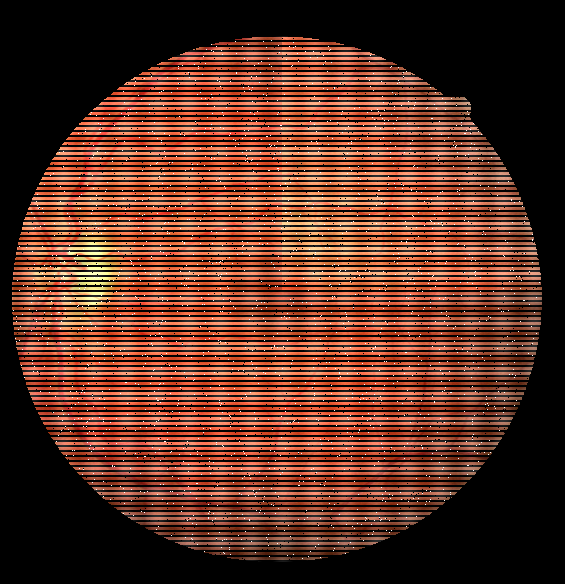
#> input picture project/final_project/Project/Submitdemo_Proj1/Origin/1.png, 565 x 584 px; its folder holds only this picture in this run
$ jupyter execute Submit_demo.ipynb
#> lines starting #> are read from the running program, lines starting #| are printed output that depends on the picture; after the words box and inside, x2 and y2 are one past the last pixel; in counts of white or black regions, pixels touching at a corner belong together
# **生物医学图像处理 - Project 1提交模板**

同学们好，

本文件是你的作业提交核心模板。你的任务是**在此文件中实现你的图像处理/预测算法**。

**⚠️ 【数据与评测机制说明】 ⚠️**

1.  **关于训练数据**：助教在**之前**已经发放了带有金标准的完整数据集。无论你是调试传统算法，还是训练机器学习模型，都请使用那个数据集。
2.  **关于当前文件夹的模拟数据**：你现在看到的这个目录下的 `Origin` 和 `GT` 文件夹，仅仅是为了让你**模拟最终的隐藏测试环境**，验证你的代码能否顺利跑通的。
3.  **关于最终评测**：你提交代码后，助教会把你写的代码放入一个**只有隐藏 `Origin` 测试集**的全新环境中运行。
4.  **🚨 警告 🚨**：在最终的评测环境中，**代码是绝对无法访问 `GT` 文件夹的**！因此，在此 `submit.ipynb` 中，**严禁编写任何试图读取 `GT` 文件夹的代码**，否则在助教电脑上运行会直接因为找不到路径而崩溃！

---

### **作业流程及提交指南**

#### **第 1 步：准备你的开发环境**

请确保你的电脑上有如下的相对文件夹结构（用于本地模拟测试）：
```text
你的作业文件夹/ (例如: D:\DIP_Project\SubmitExample)
├── Origin/          (模拟环境：极少量的测试图片)
├── GT/              (模拟环境：对应的真值图片，仅供你肉眼对比，代码里别读它！)
├── submit.ipynb     (【必须】本文件，只负责读取Origin并输出到Seg)
├── train.ipynb      (【可选】如果你用了机器学习，这是你的训练代码)
├── my_model.pkl     (【可选】如果你用了机器学习，这是你训练好的模型文件)
└── Seg/             (【自动生成】代码运行后会生成在这里，保证预测得到的文件名字和Origin里的完全相同)
```
*   **路径规范**：你的代码必须依靠上述相对路径运行，**严禁使用绝对路径** (例如 `C:\Users\...`)。
*   **关于同名输出的保证**：你只需要让函数返回处理后的图像矩阵（Numpy数组）。助教提供的测试脚本（Cell 2）会自动保证输出到 Seg 文件夹里的图片与 Origin 里的图片名字完全相同（例如 Origin 里面是 1.png，Seg 得到的也是 1.png）。你不需要自己写保存文件的代码。

#### **第 2 步：编写你的算法 (在下方 Cell 1 中)**

*   所有的预测和处理逻辑必须写在 **`Cell 1`** 的 `process_image` 函数中。
*   允许根据需要编写多函数（辅助函数）。
*   允许导入合理的第三方库（如 `cv2`, `numpy`, `scipy`, `scikit-image`, `scikit-learn` 等）。

#### **第 3 步：关于“机器学习模型”的特殊规定**

如果你决定使用机器学习方法：
1.  **允许算法**：只允许使用传统的机器学习模型（如 SVM, 随机森林等）。**严禁使用深度学习框架**。
2.  **训练数据**：必须使用**之前发放的数据集**进行训练，严禁引入外部数据集。
3.  **代码分离**：训练过程必须写在独立的 `train.ipynb` (或 `.py`) 中。当前这个 `submit.ipynb` **只负责加载本地模型并进行预测**。

#### **第 4 步：本地模拟运行**

*   点击菜单栏的 **`运行 (Run)` -> `全部运行 (Run All Cells)`**。
*   如果一切顺利，代码会自动读取 `Origin` 中的图片，并将结果存入 `Seg` 文件夹。你可以打开 `Seg` 文件夹，与 `GT` 文件夹中的图片做对比，看看算法效果如何。

#### **第 5 步：提交作业**

根据你是否使用了机器学习模型，选择以下**其中一种**方式提交：
*   **【未使用模型 (传统算法)】**：**只提交你写好的 `submit.ipynb` 这一个文件**。
*   **【使用了机器学习模型】**：将以下文件打包成**一个 `.zip` 压缩包**提交：
    1.  `submit.ipynb`（必须包含模型加载和预测逻辑）
    2.  `你的模型文件` (如 `.pkl` 文件)
    3.  `train.ipynb` 或 `train.py` (包含完整训练过程，供助教审查)

**请勿提交 `Origin`, `GT`, `Seg` 文件夹或任何其他图片数据！**
```

```

[cell 1]
# Cell 1: 图像处理与预测算法实现 (学生代码区域)
# --------------------------------------------------

# --- 1. 依赖库导入 ---
# 你可以在这里导入你需要的标准库和第三方库
import cv2
import numpy as np
import os
import joblib  # 推荐使用joblib加载sklearn模型

# --- 2. 加载机器学习模型 (可选) ---
# 如果你使用了机器学习模型，请在此处加载。
# 模型文件须与本 submit.ipynb 放在同一根目录下。
MODEL_FILENAME = 'my_model.pkl'  # TODO: 如果使用了模型，请修改为实际的文件名
model = None

# 尝试加载模型
if os.path.exists(MODEL_FILENAME):
    try:
        model = joblib.load(MODEL_FILENAME)
        print(f"✅ 成功加载机器学习模型: {MODEL_FILENAME}")
    except Exception as e:
        print(f"❌ 模型加载失败: {e}")
else:
    print(f"ℹ️ 未检测到模型文件 '{MODEL_FILENAME}'。使用传统算法的同学请忽略此提示。")

# --- 3. 辅助函数定义区域 ---
# 强烈建议将复杂的逻辑拆分为多个辅助函数，以保持代码整洁
def example_preprocess(image):
    """示例预处理函数"""
    return cv2.GaussianBlur(image, (5, 5), 0)

# 放在辅助函数定义区域

# --- 4. 核心处理接口 ---
# ⚠️ 助教评测时只会调用此函数，请勿修改函数名、参数和返回值类型！
def process_image(image_path):
    """
    处理单张图片的函数。

    Args:
        image_path (str): 输入图片的完整相对路径 (例如: 'Origin/image1.png')

    Returns:
        numpy.ndarray: 处理后的OpenCV图像（应为单通道二值图或灰度图，尺寸须与原图一致）
    """
#> called with image_path = './Origin/1.png'
    # 1. 读取原始图片 (评测环境保证 image_path 指向的文件一定存在)
    img = cv2.imread(image_path, cv2.IMREAD_COLOR)
#> img is the input picture: shape (584, 565, 3); mean B, G, R 34.6, 48.4, 91.3
    if img is None:
        return None

    # 2. 图像处理与预测算法实现
    # ===================================================================
    # TODO: 请删除下方示例，并在此处填入你的算法。
    # 你可以完全按照自己的思路来实现算法，以下示例仅供参考,甚至判断语句都可以删除。
    # ⚠️ 严禁在此处尝试读取 GT 文件夹！

    if model is not None:
        # [6 lines of commented-out code are left out]
        pass

    else:
        # 【分支B：如果你使用的是传统非学习算法】
        # 步骤1: 预处理
        img_blur = example_preprocess(img)
#> in example_preprocess, `return cv2.GaussianBlur(image, (5, 5), 0)`:
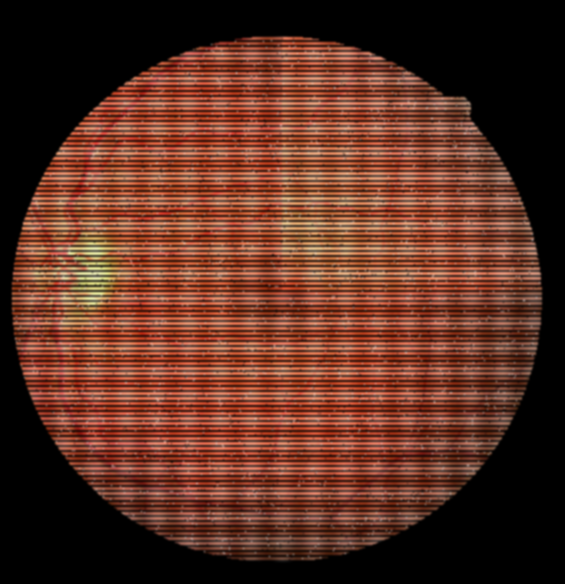
#> returned value: shape (584, 565, 3); mean of channels 0, 1, 2 34.6, 48.4, 91.3; drawn as B, G, R
        # 步骤2: 灰度化
        gray_img = cv2.cvtColor(img_blur, cv2.COLOR_BGR2GRAY)
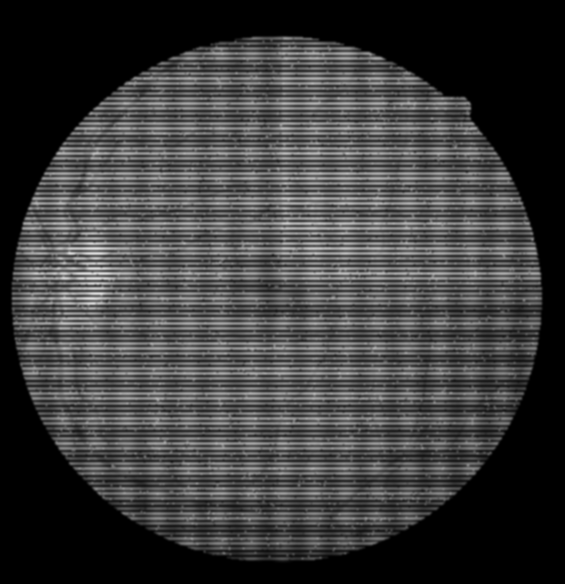
#> gray_img: shape (584, 565); min 0, max 222, mean 59.6
        # 步骤3: 核心算法 (例如固定阈值或自动阈值)
        _, processed_image = cv2.threshold(gray_img, 0, 255, cv2.THRESH_BINARY + cv2.THRESH_OTSU)
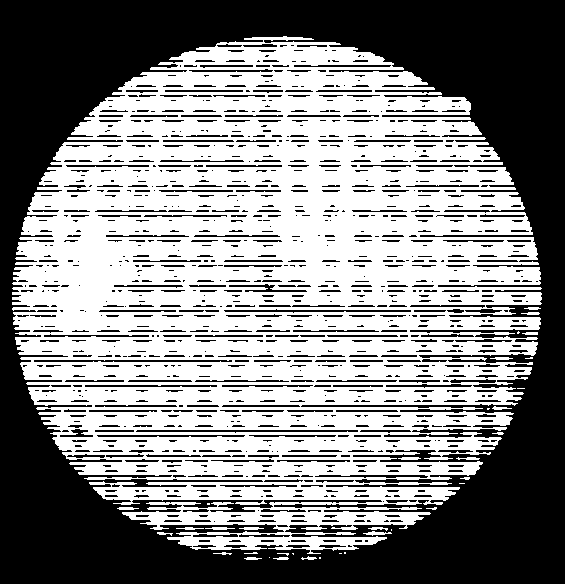
#> processed_image: shape (584, 565); 52.3% white; 1118 black regions (608 under 20 px), largest, box (x1, y1, x2, y2) and area: (0, 0, 565, 584) 126386, (136, 430, 358, 433) 443, (34, 360, 232, 362) 387

    # ===================================================================

    # 3. 返回最终的图像 Numpy 数组
    return processed_image

print("🟢 `process_image` 及相关依赖已成功定义。")
